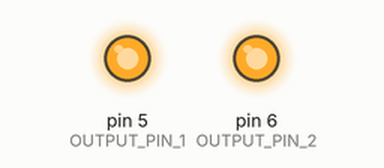
Recording of a sketch running on a simulated Arduino Uno, built with avr-gcc and run on an emulated ATmega328P. Shown: output pins drawn as LEDs (lit = HIGH).

Above: at 0.9 s.
At 5.4 s:
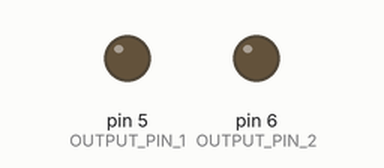
Timing chart, 0 to 6.9 s (numbered marks = the images above):
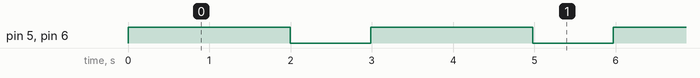

Measured:
- by itself, pin 5 (OUTPUT_PIN_1), pin 6 (OUTPUT_PIN_2): alternates HIGH for 2.0 s and LOW for 0.99 s

The sketch:

A4.ino
```cpp
#include <Arduino_FreeRTOS.h>
#define OUTPUT_PIN_1 5
#define OUTPUT_PIN_2 6

void task1(void *param1){
  for(;;){
    digitalWrite(OUTPUT_PIN_1, HIGH);
    vTaskDelay(pdMS_TO_TICKS(2000));
    digitalWrite(OUTPUT_PIN_1, LOW);
    vTaskDelay(pdMS_TO_TICKS(1000));
  }
}

void task2(void *param){
  for(;;){
    digitalWrite(OUTPUT_PIN_2, HIGH);
    vTaskDelay(pdMS_TO_TICKS(2000));
    digitalWrite(OUTPUT_PIN_2, LOW);
    vTaskDelay(pdMS_TO_TICKS(1000));
  }
}

void setup() {
  Serial.begin(9600);
  pinMode(OUTPUT_PIN_1, OUTPUT);
  pinMode(OUTPUT_PIN_2, OUTPUT);
  xTaskCreate(task1, "T1", 100, NULL, 0, NULL);
  xTaskCreate(task2, "T2", 100, NULL, 1, NULL);
}

void loop() {
}
```
